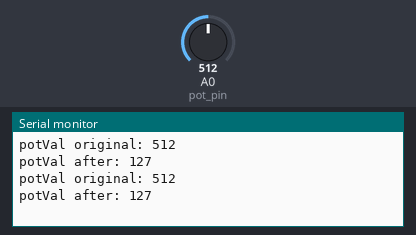
Bench run of a sketch on a simulated Arduino Uno, built with avr-gcc and run on an emulated ATmega328P. On the bench: the last lines printed to the serial monitor. Inputs (shaded band) come from the test bench; at power-on: A0 (pot_pin) = 512.

Above: at 2.8 s.
2.9 s: A0 (pot_pin) set to 716
At 5.1 s:
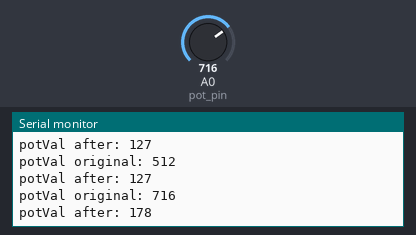
5.6 s: A0 (pot_pin) set to 900
At 6.6 s:
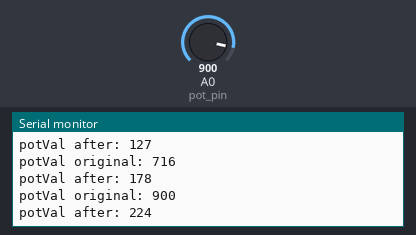
Timing chart, 0 to 8.6 s (numbered marks = the images above; inputs shaded):
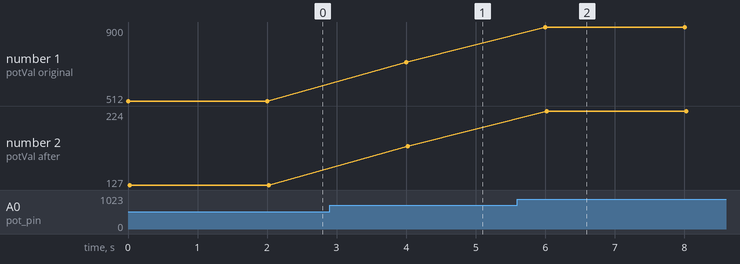

The sketch:

test_potentiometer.ino
```cpp
int pot_pin = A0;   //can also use 0 or 14
int potVal = 0;

void setup() {
  Serial.begin(9600);
}

void loop() {
  potVal = analogRead(pot_pin);

  Serial.print("potVal original: ");
  Serial.println(potVal);

  potVal = map(potVal, 0, 1023, 0, 255);

  Serial.print("potVal after: ");
  Serial.println(potVal);
  Serial.println();

  delay(2000);

}
```

Measured:
- after the input at 2.9 s, the serial monitor: prints a new line after 1.1 s (image 1)
- after the input at 5.6 s, the serial monitor: prints a new line after 0.40 s (image 2)
- plotted number 1: 512 → 716 after the input at 2.9 s, 716 → 900 after the input at 5.6 s
- plotted number 2: 127 → 178 after the input at 2.9 s, 178 → 224 after the input at 5.6 s
